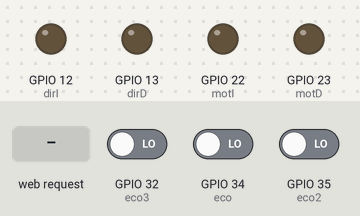
A sketch run on a simulated ESP32. Parts: output pins drawn as LEDs (lit = HIGH). The inputs (shaded band) are chosen by the test bench; at power-on: GPIO 32 (eco3) LOW, GPIO 34 (eco) LOW, GPIO 35 (eco2) LOW. WiFi joins after 1.5 s; servers stay silent unless stated; pins used as bus, display or sensor lines are not drawn; what the sketch prints to the serial monitor is not drawn.

Above: at 2.7 s.
2.8 s: HTTP request GET /H received
At 3.4 s:
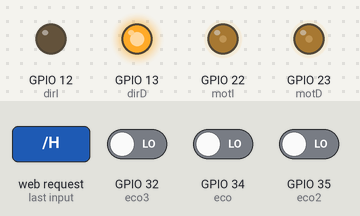
At 5.6 s:
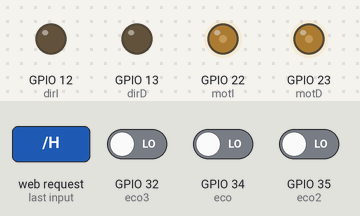
5.8 s: HTTP request GET /L received
At 7.4 s:
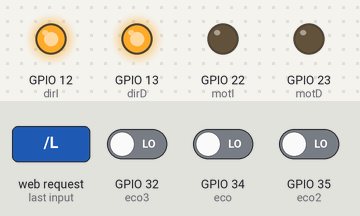
Timing chart, 0 to 8.9 s (numbered marks = the images above; inputs shaded):
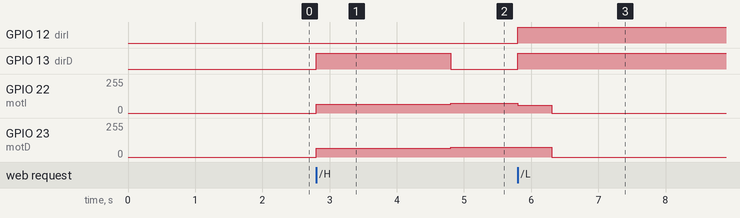

Measured:
- after the input at 2.8 s, GPIO 13 (dirD): LOW → HIGH at once, → LOW 2.0 s later; GPIO 22 (motI), GPIO 23 (motD): 0/255 → 65/255 at once, → 75/255 2.0 s later
- after the input at 5.8 s, GPIO 23 (motD): 75/255 → 0/255 after 0.50 s

The sketch:

seg_wifi.ino
```cpp
#include <WiFi.h>

const int trig = 2;
const int trig2 = 4;
const int trig3 = 18;
const int eco = 34;
const int eco2 = 35;
const int eco3 = 32;

const int motI = 22; //pwm1
const int motD = 23;  //pwm2
const int dirI = 12;
const int dirD = 13;

long duration;
int distance;

const int freq = 5000;
const int miChanel = 0;
const int mdChanel = 1;
const int resolution = 10;

const char* ssid     = "Misael";
const char* password = "Kenny123";

WiFiServer server(80);

void setup()
{
    Serial.begin(115200);
    pinMode(trig, OUTPUT);
    pinMode(trig2, OUTPUT);
    pinMode(trig3, OUTPUT);
    pinMode(eco, INPUT);
    pinMode(eco2, INPUT);
    pinMode(eco3, INPUT);

    pinMode(motI, OUTPUT);
    pinMode(motD, OUTPUT);
    pinMode(dirI, OUTPUT);
    pinMode(dirD, OUTPUT);

    ledcSetup(miChanel, freq, resolution);
    ledcSetup(mdChanel, freq, resolution);

    ledcAttachPin(motI, miChanel);
    ledcAttachPin(motD, mdChanel);
    delay(10);

    // We start by connecting to a WiFi network

    Serial.println();
    Serial.println();
    Serial.print("Connecting to ");
    Serial.println(ssid);

    WiFi.begin(ssid, password);

    while (WiFi.status() != WL_CONNECTED) {
        delay(500);
        Serial.print(".");
    }

    Serial.println("");
    Serial.println("WiFi connected.");
    Serial.println("IP address: ");
    Serial.println(WiFi.localIP());

    server.begin();

}

int value = 0;

void loop(){
 WiFiClient client = server.available();   // listen for incoming clients

  if (client) {                             // if you get a client,
    Serial.println("New Client.");           // print a message out the serial port
    String currentLine = "";                // make a String to hold incoming data from the client
    while (client.connected()) {            // loop while the client's connected
      if (client.available()) {             // if there's bytes to read from the client,
        char c = client.read();             // read a byte, then
        Serial.write(c);                    // print it out the serial monitor
        if (c == '\n') {                    // if the byte is a newline character

          // if the current line is blank, you got two newline characters in a row.
          // that's the end of the client HTTP request, so send a response:
          if (currentLine.length() == 0) {
            // HTTP headers always start with a response code (e.g. HTTP/1.1 200 OK)
            // and a content-type so the client knows what's coming, then a blank line:
            client.println("HTTP/1.1 200 OK");
            client.println("Content-type:text/html");
            client.println();

            // the content of the HTTP response follows the header:
            client.print("Click <a href=\"/H\">here</a> to turn the LED on pin 5 on.<br>");
            client.print("Click <a href=\"/L\">here</a> to turn the LED on pin 5 off.<br>");

            // The HTTP response ends with another blank line:
            client.println();
            // break out of the while loop:
            break;
          } else {    // if you got a newline, then clear currentLine:
            currentLine = "";
          }
        } else if (c != '\r') {  // if you got anything else but a carriage return character,
          currentLine += c;      // add it to the end of the currentLine
        }

        // Check to see if the client request was "GET /H" or "GET /L":
        if (currentLine.endsWith("GET /H")) {
          digitalWrite(dirD,HIGH);
          digitalWrite(dirI,LOW);
          ledcWrite(miChanel, 260);
          ledcWrite(mdChanel, 260);
          dist(trig,eco);
          if(distance < 90){
            dist(trig3,eco3);
            if(distance < 80){
              digitalWrite(dirD,LOW);
              digitalWrite(dirI,LOW);
              ledcWrite(miChanel, 300);
              ledcWrite(mdChanel, 300);
            }else{
              digitalWrite(dirD,HIGH);
              digitalWrite(dirI,HIGH);
              ledcWrite(miChanel, 300);
              ledcWrite(mdChanel, 300);
            }
          }
          dist(trig2,eco2);
          if(distance < 90){
            digitalWrite(dirD,HIGH);
            digitalWrite(dirI,HIGH);
            ledcWrite(miChanel, 240);
            ledcWrite(mdChanel, 300);
          }
          delay(500);

        }
        if (currentLine.endsWith("GET /L")) {
          ledcWrite(miChanel, 0);
          ledcWrite(mdChanel, 0);                // GET /L turns the LED off
        }
      }
    }
    // close the connection:
    client.stop();
    Serial.println("Client Disconnected.");
  }
}

void dist (int a, int b){
  Serial.println("start medida");

  digitalWrite(a,HIGH);
  delayMicroseconds(2);
  digitalWrite(a,LOW);
  delayMicroseconds(5);
  digitalWrite(a,HIGH);

  duration = pulseIn(b, HIGH);

  distance = duration * 0.017;

  Serial.print("Distancia: ");
  Serial.println(distance);
}
```
